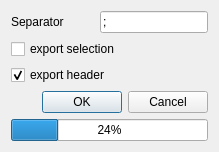
<?xml version="1.0" encoding="UTF-8"?>
<ui version="4.0">
 <class>CSVExportDialog</class>
 <widget class="QDialog" name="CSVExportDialog">
  <property name="geometry">
   <rect>
    <x>0</x>
    <y>0</y>
    <width>219</width>
    <height>136</height>
   </rect>
  </property>
  <property name="windowTitle">
   <string>CVS - export</string>
  </property>
  <property name="windowIcon">
   <iconset>
    <normalon>:/images/images/nix_table.png</normalon>
   </iconset>
  </property>
  <layout class="QVBoxLayout" name="verticalLayout">
   <item>
    <layout class="QGridLayout" name="gridLayout">
     <item row="0" column="0">
      <widget class="QLabel" name="separator_label">
       <property name="text">
        <string>Separator</string>
       </property>
      </widget>
     </item>
     <item row="0" column="1">
      <widget class="QLineEdit" name="separator_edit">
       <property name="sizePolicy">
        <sizepolicy hsizetype="Fixed" vsizetype="Fixed">
         <horstretch>0</horstretch>
         <verstretch>0</verstretch>
        </sizepolicy>
       </property>
       <property name="text">
        <string>;</string>
       </property>
       <property name="maxLength">
        <number>1</number>
       </property>
      </widget>
     </item>
    </layout>
   </item>
   <item>
    <widget class="QCheckBox" name="export_selection">
     <property name="text">
      <string>export selection</string>
     </property>
     <property name="checked">
      <bool>false</bool>
     </property>
    </widget>
   </item>
   <item>
    <widget class="QCheckBox" name="export_header">
     <property name="text">
      <string>export header</string>
     </property>
     <property name="checked">
      <bool>true</bool>
     </property>
    </widget>
   </item>
   <item>
    <widget class="QDialogButtonBox" name="buttonBox">
     <property name="layoutDirection">
      <enum>Qt::LeftToRight</enum>
     </property>
     <property name="orientation">
      <enum>Qt::Horizontal</enum>
     </property>
     <property name="standardButtons">
      <set>QDialogButtonBox::Cancel|QDialogButtonBox::Ok</set>
     </property>
    </widget>
   </item>
   <item>
    <widget class="QProgressBar" name="progressBar">
     <property name="value">
      <number>24</number>
     </property>
    </widget>
   </item>
  </layout>
 </widget>
 <resources/>
 <connections>
  <connection>
   <sender>buttonBox</sender>
   <signal>accepted()</signal>
   <receiver>CSVExportDialog</receiver>
   <slot>accept()</slot>
   <hints>
    <hint type="sourcelabel">
     <x>248</x>
     <y>254</y>
    </hint>
    <hint type="destinationlabel">
     <x>157</x>
     <y>274</y>
    </hint>
   </hints>
  </connection>
  <connection>
   <sender>buttonBox</sender>
   <signal>rejected()</signal>
   <receiver>CSVExportDialog</receiver>
   <slot>reject()</slot>
   <hints>
    <hint type="sourcelabel">
     <x>316</x>
     <y>260</y>
    </hint>
    <hint type="destinationlabel">
     <x>286</x>
     <y>274</y>
    </hint>
   </hints>
  </connection>
 </connections>
</ui>
